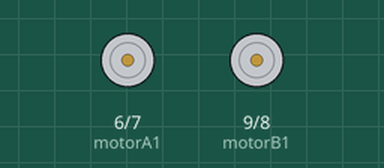
The sketch below on a simulated Arduino Uno, built with avr-gcc and run on an emulated ATmega328P. Parts: motor-driver pin pairs drawn as motors (green arrow = first pin HIGH = forward, orange = second pin HIGH = backward, longer = more drive).

Above: at 2.5 s.
At 10.0 s:
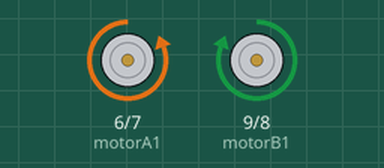
At 20.0 s:
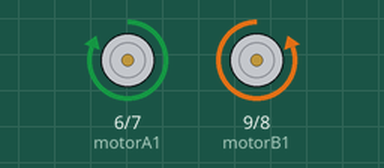
Timing chart, 0 to 41.6 s (numbered marks = the images above):
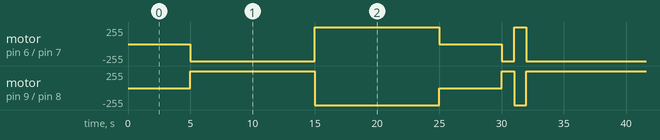

The sketch:

Carrinho.ino
```cpp
int motorA1 =6;
int motorA2 =7;
int motorB1 =9;
int motorB2 =8;

void setup (){
 pinMode(motorA1,OUTPUT);
 pinMode(motorA2,OUTPUT);
 pinMode(motorB1,OUTPUT);
 pinMode(motorB2,OUTPUT);
}


void loop(){
  //Para Frente
 delay(5000);
 digitalWrite(motorA1,LOW);
 digitalWrite(motorA2,HIGH);
 digitalWrite(motorB1,HIGH);
 digitalWrite(motorB2,LOW);
  delay(10000);
  //Tras
 digitalWrite(motorA1,HIGH);
 digitalWrite(motorA2,LOW);
 digitalWrite(motorB1,LOW);
 digitalWrite(motorB2,HIGH);

 //Desliga
 delay(10000);
 digitalWrite(motorA1,HIGH);
 digitalWrite(motorA2,HIGH);
 digitalWrite(motorB1,HIGH);
 digitalWrite(motorB2,HIGH);

 //Para Frente
 delay(5000);
 digitalWrite(motorA1,LOW);
 digitalWrite(motorA2,HIGH);
 digitalWrite(motorB1,HIGH);
 digitalWrite(motorB2,LOW);
  delay(1000);

 //Tras
 digitalWrite(motorA1,HIGH);
 digitalWrite(motorA2,LOW);
 digitalWrite(motorB1,LOW);
 digitalWrite(motorB2,HIGH);
  delay(1000);
//Para Frente
 digitalWrite(motorA1,LOW);
 digitalWrite(motorA2,HIGH);
 digitalWrite(motorB1,HIGH);
 digitalWrite(motorB2,LOW);
}
```

Measured:
- by itself, motor on pin 6 (motorA1) / pin 7 (motorA2): repeats every 32.0 s: forward 255/255 10.0 s, stopped 5.0 s, backward 255/255 1.0 s, forward 255/255 1.0 s, backward 255/255 15.0 s
- by itself, motor on pin 9 (motorB1) / pin 8 (motorB2): repeats every 32.0 s: backward 255/255 10.0 s, stopped 5.0 s, forward 255/255 1.0 s, backward 255/255 1.0 s, forward 255/255 15.0 s
